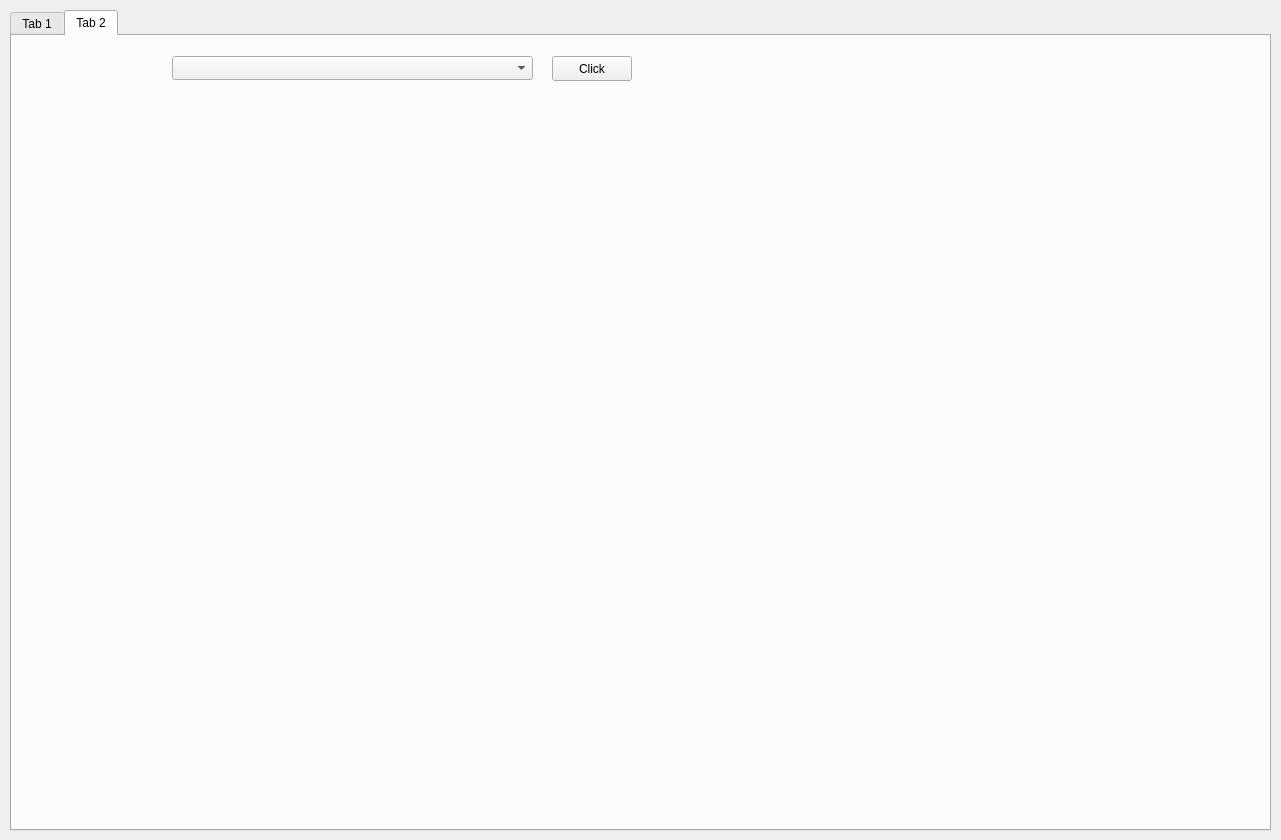
<?xml version="1.0" encoding="UTF-8"?>
<ui version="4.0">
 <class>MainWindow</class>
 <widget class="QMainWindow" name="MainWindow">
  <property name="geometry">
   <rect>
    <x>0</x>
    <y>0</y>
    <width>1281</width>
    <height>840</height>
   </rect>
  </property>
  <property name="windowTitle">
   <string>MainWindow</string>
  </property>
  <property name="toolTip">
   <string notr="true"/>
  </property>
  <widget class="QWidget" name="centralwidget">
   <widget class="QTabWidget" name="tabWidget">
    <property name="geometry">
     <rect>
      <x>10</x>
      <y>10</y>
      <width>1261</width>
      <height>821</height>
     </rect>
    </property>
    <property name="currentIndex">
     <number>1</number>
    </property>
    <widget class="QWidget" name="tab">
     <attribute name="title">
      <string>Tab 1</string>
     </attribute>
     <widget class="QScrollArea" name="scrollArea">
      <property name="geometry">
       <rect>
        <x>40</x>
        <y>170</y>
        <width>1121</width>
        <height>561</height>
       </rect>
      </property>
      <property name="maximumSize">
       <size>
        <width>1181</width>
        <height>651</height>
       </size>
      </property>
      <property name="widgetResizable">
       <bool>true</bool>
      </property>
      <widget class="QWidget" name="scrollAreaWidgetContents_2">
       <property name="geometry">
        <rect>
         <x>0</x>
         <y>0</y>
         <width>1102</width>
         <height>792</height>
        </rect>
       </property>
       <layout class="QVBoxLayout" name="verticalLayout_2">
        <item>
         <layout class="QHBoxLayout" name="horizontalLayout_2">
          <item>
           <widget class="PlotWidget" name="PW_iv_1" native="true">
            <property name="sizePolicy">
             <sizepolicy hsizetype="Preferred" vsizetype="Fixed">
              <horstretch>0</horstretch>
              <verstretch>0</verstretch>
             </sizepolicy>
            </property>
            <property name="minimumSize">
             <size>
              <width>480</width>
              <height>250</height>
             </size>
            </property>
           </widget>
          </item>
          <item>
           <widget class="PlotWidget" name="PW_ic_1" native="true">
            <property name="sizePolicy">
             <sizepolicy hsizetype="Preferred" vsizetype="Fixed">
              <horstretch>0</horstretch>
              <verstretch>0</verstretch>
             </sizepolicy>
            </property>
            <property name="minimumSize">
             <size>
              <width>480</width>
              <height>250</height>
             </size>
            </property>
           </widget>
          </item>
         </layout>
        </item>
        <item>
         <layout class="QHBoxLayout" name="horizontalLayout_4">
          <item>
           <widget class="PlotWidget" name="PW_iv2" native="true">
            <property name="sizePolicy">
             <sizepolicy hsizetype="Preferred" vsizetype="Fixed">
              <horstretch>0</horstretch>
              <verstretch>0</verstretch>
             </sizepolicy>
            </property>
            <property name="minimumSize">
             <size>
              <width>480</width>
              <height>250</height>
             </size>
            </property>
           </widget>
          </item>
          <item>
           <widget class="PlotWidget" name="PW_ic2" native="true">
            <property name="sizePolicy">
             <sizepolicy hsizetype="Preferred" vsizetype="Fixed">
              <horstretch>0</horstretch>
              <verstretch>0</verstretch>
             </sizepolicy>
            </property>
            <property name="minimumSize">
             <size>
              <width>480</width>
              <height>250</height>
             </size>
            </property>
           </widget>
          </item>
         </layout>
        </item>
        <item>
         <layout class="QHBoxLayout" name="horizontalLayout_5">
          <item>
           <widget class="PlotWidget" name="PW_iv3" native="true">
            <property name="sizePolicy">
             <sizepolicy hsizetype="Preferred" vsizetype="Fixed">
              <horstretch>0</horstretch>
              <verstretch>0</verstretch>
             </sizepolicy>
            </property>
            <property name="minimumSize">
             <size>
              <width>480</width>
              <height>250</height>
             </size>
            </property>
           </widget>
          </item>
          <item>
           <widget class="PlotWidget" name="PW_ic3" native="true">
            <property name="sizePolicy">
             <sizepolicy hsizetype="Preferred" vsizetype="Fixed">
              <horstretch>0</horstretch>
              <verstretch>0</verstretch>
             </sizepolicy>
            </property>
            <property name="minimumSize">
             <size>
              <width>480</width>
              <height>250</height>
             </size>
            </property>
           </widget>
          </item>
         </layout>
        </item>
       </layout>
      </widget>
     </widget>
     <widget class="QPushButton" name="PB_load_file">
      <property name="geometry">
       <rect>
        <x>650</x>
        <y>50</y>
        <width>80</width>
        <height>30</height>
       </rect>
      </property>
      <property name="font">
       <font>
        <pointsize>10</pointsize>
       </font>
      </property>
      <property name="text">
       <string>Load File</string>
      </property>
     </widget>
     <widget class="QPushButton" name="PB_add_plots">
      <property name="geometry">
       <rect>
        <x>570</x>
        <y>120</y>
        <width>80</width>
        <height>25</height>
       </rect>
      </property>
      <property name="text">
       <string>Add</string>
      </property>
     </widget>
     <widget class="QLineEdit" name="LE_file_path">
      <property name="geometry">
       <rect>
        <x>160</x>
        <y>50</y>
        <width>411</width>
        <height>24</height>
       </rect>
      </property>
      <property name="placeholderText">
       <string notr="true" extracomment="Path of file to be added/loaded"/>
      </property>
      <property name="clearButtonEnabled">
       <bool>false</bool>
      </property>
     </widget>
    </widget>
    <widget class="QWidget" name="tab_2">
     <attribute name="title">
      <string>Tab 2</string>
     </attribute>
     <widget class="QWidget" name="verticalLayoutWidget">
      <property name="geometry">
       <rect>
        <x>70</x>
        <y>60</y>
        <width>1141</width>
        <height>711</height>
       </rect>
      </property>
      <layout class="QVBoxLayout" name="verticalLayout"/>
     </widget>
     <widget class="QPushButton" name="PB_click">
      <property name="geometry">
       <rect>
        <x>540</x>
        <y>20</y>
        <width>80</width>
        <height>25</height>
       </rect>
      </property>
      <property name="text">
       <string>Click</string>
      </property>
     </widget>
     <widget class="QComboBox" name="CB_instantaneous_tab">
      <property name="geometry">
       <rect>
        <x>160</x>
        <y>20</y>
        <width>361</width>
        <height>24</height>
       </rect>
      </property>
     </widget>
    </widget>
   </widget>
  </widget>
 </widget>
 <customwidgets>
  <customwidget>
   <class>PlotWidget</class>
   <extends>QWidget</extends>
   <header location="global">pyqtgraph</header>
   <container>1</container>
  </customwidget>
 </customwidgets>
 <resources/>
 <connections/>
</ui>
